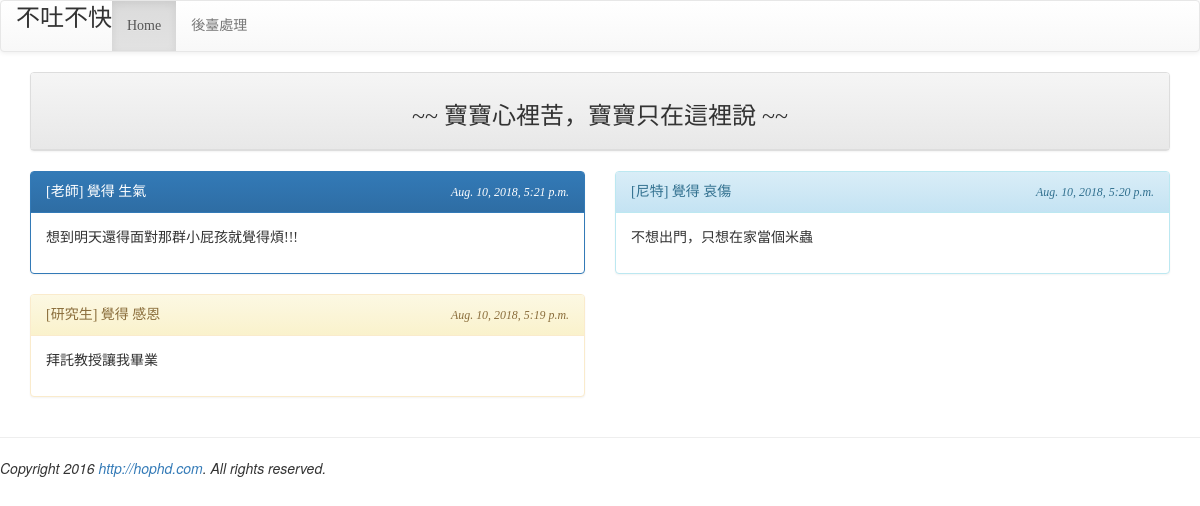
The page /list/ on the database as committed earlier.
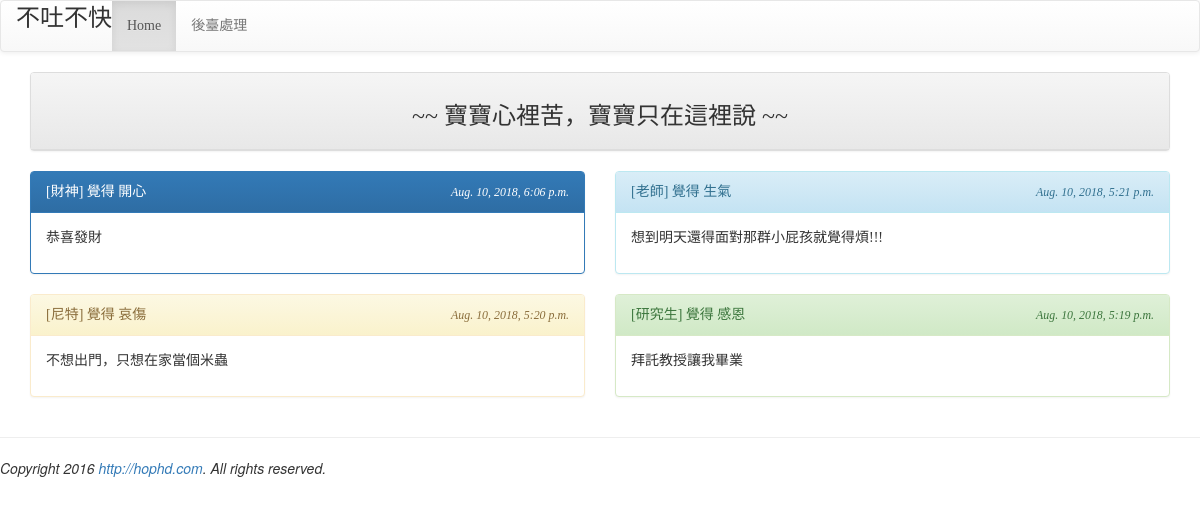
The same page on the database as committed later.
### mysite/models.py (models this page shows, shortened)
class Post(models.Model):
    mood = models.ForeignKey('Mood', on_delete=models.CASCADE)
    nickname = models.CharField(max_length=10, default='不願意洩漏身分的人')
    message = models.TextField(null=False)
    del_pass = models.CharField(max_length=10)
    pub_time = models.DateTimeField(auto_now=True)
    enabled = models.BooleanField(default=False)

class Mood(models.Model):
    status = models.CharField(max_length=10, null=False)
    def __str__(self):
        return self.status

### mysite/views.py (the view)
# urls.py: path('list/', listing),
def listing(request):
    posts = models.Post.objects.filter(enabled=True).order_by('-pub_time')[:150]
    moods = models.Mood.objects.all()
    return render(request, 'listing.html', locals())

### mysite/templates/listing.html (shortened to what this page needs)
{% extends 'base.html' %}
{% block content %}
<div class='container'>
    <div class='row'>
        <div class='col-md-12'>
            <div class='panel panel-default'>
                <div class='panel-heading' align=center>
                    <h3>~~ 寶寶心裡苦，寶寶只在這裡說 ~~</h3>
                </div>
            </div>
        </div>
    </div>
    <div class='row'>
        {% for p in posts %}
        <div class='col-sm-12 col-md-6'>
            <div class='panel {%cycle "panel-primary" "panel-info" "panel-warning" "panel-success" %}'>
                <div class='panel-heading'>
                    <table width='100%'>
                        <tr>
                            <td>
                                [{{ p.nickname }}] 覺得 {{ p.mood }}
                            </td>
                            <td align=right>
                                <i><small>{{ p.pub_time }}</small></i>
                            </td>
                        </tr>
                    </table>
                </div>
                <div class='panel-body'>{{ p.message | linebreaks }}</div>
            </div>
        </div>
        {% endfor %}
    </div>
</div>
{% endblock %}

Rows that differ between the two databases and show on the page:
added Post: nickname "財神", mood "開心", pub_time "Aug. 10, 2018, 6:06 p.m.", message "恭喜發財"
